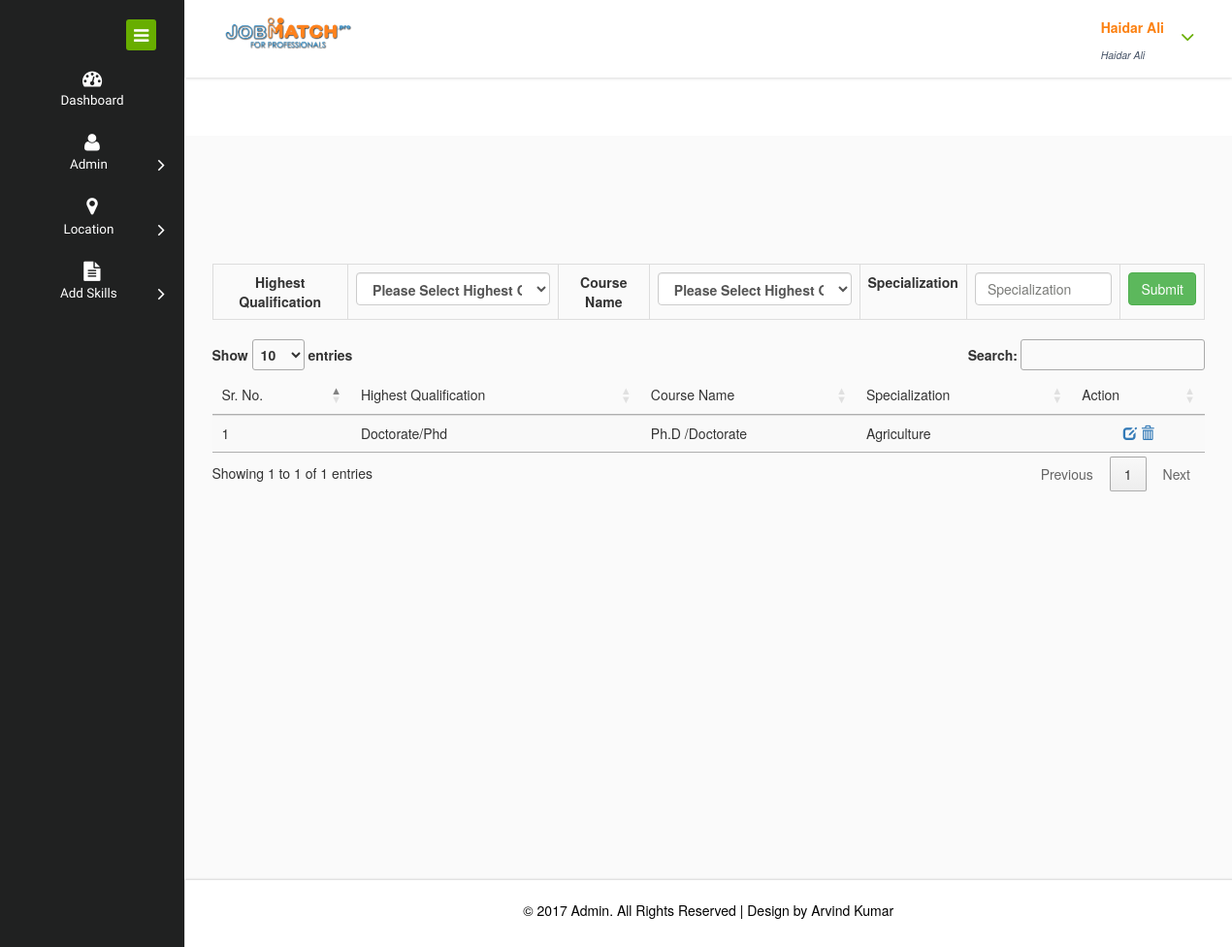
The app's page /qualification-course-pecialization.php (signed in) with its own data.
### tables this page shows
CREATE TABLE `admin_reg` (
  `admin_reg_id` int(11) NOT NULL,
  `admin_reg_name` varchar(255) NOT NULL,
  `admin_reg_email` varchar(255) NOT NULL,
  `admin_reg_password` varchar(255) NOT NULL,
  `admin_reg_date` varchar(255) NOT NULL
);

CREATE TABLE `qualification_specialization` (
  `qs_id` int(11) NOT NULL,
  `qs_hq_id` varchar(255) NOT NULL,
  `qs_hqc_id` varchar(255) NOT NULL,
  `hq_name` varchar(255) NOT NULL
);

CREATE TABLE `highest_qualification` (
  `highest_qualification_id` int(11) NOT NULL,
  `highest_qualification_name` varchar(255) NOT NULL
);

CREATE TABLE `highest_qualification_course` (
  `highest_qualification_course_id` int(11) NOT NULL,
  `highest_qualification_course_name` varchar(255) NOT NULL,
  `highest_qualification_course_h_q_id` varchar(255) NOT NULL,
  `Bord` int(11) NOT NULL
);

### qualification-course-pecialization.php (the view, shortened to what this page needs)
<?php
$bntCap="Submit";
include("include/head.php");
$hq_name="";
?>
<link href="http://maxcdn.bootstrapcdn.com/bootstrap/3.2.0/css/bootstrap.min.css" rel="stylesheet">
<link rel="stylesheet" href="http://cdn.datatables.net/1.10.2/css/jquery.dataTables.min.css"></style>
<div class="page-container" >
   <div class="left-content">
	   <div class="mother-grid-inner">
         <?php include("include/header.php"); ?>
<div class="inner-block">
    <div class="blank">
	<br />
	<form action="include/query.php" method="post" enctype="multipart/form-data">
		<table class="table table-bordered">
			<tr>
				<th class="text-center">Highest Qualification</th>
				<th >
					<select  class="form-control" name="qs_hq_id">
						<?php
							$sql = "SELECT * from  highest_qualification";
							$result = $conn->query($sql);
							if ($result->num_rows > 0)
								{
									echo "<option> Please Select Highest Qualification</option>";
										?>
										<?php
								}
							else
								{
									echo "<option> There Is No Data</option>";
								}
						?>
					</select>
				</th>
				<th class="text-center">Course Name</th>
				<th >
					<select  class="form-control" name="qs_hqc_id">
						<?php
							$sql = "SELECT * from  highest_qualification,highest_qualification_course where highest_qualification_course_h_q_id=highest_qualification_id ORDER BY highest_qualification_course_id DESC";
							$result = $conn->query($sql);
							if ($result->num_rows > 0)
								{
									echo "<option> Please Select Highest Qualification</option>";
										?>
										<?php
								}
							else
								{
									echo "<option> There Is No Data</option>";
								}
						?>
					</select>
				</th>
				<th>Specialization</th>
				<td><input type="text" name="hq_name" value="<?php echo $hq_name; ?>" placeholder="Specialization" required="" class="form-control"></td>
				<th>
					<input class="btn btn-success" type="submit" name="add_course_specialization" value="<?php echo $bntCap; ?>">
					</form>
			<table id="myTable1" class="table table-striped resposive"  width="100%">
			 <thead>
          <tr>
		  		<td>Sr. No.</td>
				<td>Highest Qualification</td>
				<td>Course Name</td>
				<td>Specialization</td>
				<td>Action</td>
		  </tr>
		  </thead>
		  <?php
$sr="1";
$sql = "SELECT * from  qualification_specialization,highest_qualification_course,highest_qualification where qs_hq_id=highest_qualification_id and qs_hqc_id=highest_qualification_course_id ORDER BY qs_id DESC";
$result = $conn->query($sql);
if ($result->num_rows > 0)
{
    while($row = $result->fetch_assoc())
	{
?>
		 <tr>
		  		<td><?php echo $sr; ?></td>
				<td><?php echo  $row['highest_qualification_name']; ?></td>
				<td><?php echo  $row['highest_qualification_course_name']; ?></td>
				<td><?php echo  $row['hq_name']; ?></td>
				<td class="text-center">
				<a href="qualification-course-pecialization.php?edit=<?php echo  $row['qs_id']; ?>"><label class="glyphicon glyphicon-edit"></label></a>
				<a href="#" onClick="delRecord('<?php echo  $row['qs_id']; ?>')"> <label class="glyphicon glyphicon-trash"></label></a>
				</td>
		  </tr>
<?php
$sr++;
    }
}
?>
		</table>
    </div>
</div>
<?php include("include/footer.php"); ?>
</div>
</div>
<?php include("include/sidemenu.php"); ?>
</body>
</html>

### include/header.php (shortened to what this page needs)
<div class="header-main">
  <div class="header-left">
			<div class="logo-name">
									 <a href="index.php"><img src="../images/job-logo.png" class="img-responsive" />
								  </a>
							</div>
							<div class="clearfix"> </div>
						 </div>
						 <div class="header-right">
<?php
$sql = "SELECT * from  admin_reg ORDER BY admin_reg_id DESC";
$result = $conn->query($sql);
    while($row = $result->fetch_assoc())
	{
?>
							<div class="profile_details">
								<ul>
									<li class="dropdown profile_details_drop">
										<a href="#" class="dropdown-toggle" data-toggle="dropdown" aria-expanded="false">
											<div class="profile_img">
					<div class="user-name">
					<p><?php echo  $row['admin_reg_name']; ?></p>
					<span><?php echo $_SESSION['user']; ?></span>
					</div>
												<i class="fa fa-angle-down lnr"></i>
												<div class="clearfix"></div>
											</div>
										</a>
						</li>
								</ul>
							</div>
<?php }  ?>
							<div class="clearfix"> </div>
						</div>
						<br><br>
				     <div class="clearfix"> </div>
						</div>
		<br><br><br>

### records on screen
admin_reg: admin_reg_name "Haidar Ali"
qualification_specialization: highest_qualification.highest_qualification_name "Doctorate/Phd", highest_qualification_course.highest_qualification_course_name "Ph.D /Doctorate", hq_name "Agriculture"
